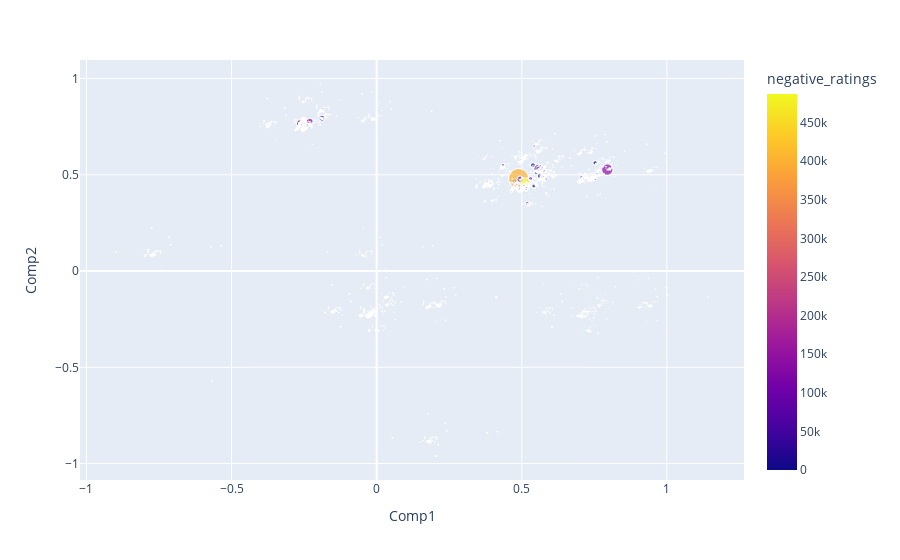

Write notebook code for a chart like this one.
### Markdown cell above
Now that we have two components that contain most information about all other encoded ones we can create a plot.

In this case we can see the distribution of games through the classification space.

If the approach was effective similar games should be in relative proximity of each other.

### Code cell
fig = px.scatter(df, x="Comp1", y="Comp2", size="positive_ratings", color="negative_ratings" , hover_data=['name'])
fig.show()

### Figure 1 — Plotly figure (JSON) as saved in the notebook; plotly's stock layout.template omitted (floating-point values rounded to 4 significant figures; data arrays with more than 128 entries replaced by an {"elided": "..."} marker saying what was removed)
{"data": [{"customdata": {"elided": "27075x1 str values"}, "hoverlabel": {"namelength": 0}, "hovertemplate": "Comp1=%{x}<br>Comp2=%{y}<br>positive_ratings=%{marker.size}<br>name=%{customdata[0]}<br>negative_ratings=%{marker.color}", "legendgroup": "", "marker": {"color": {"elided": "27075 int values"}, "coloraxis": "coloraxis", "size": {"elided": "27075 int values"}, "sizemode": "area", "sizeref": 6611.0, "symbol": "circle"}, "mode": "markers", "name": "", "showlegend": false, "type": "scattergl", "x": {"elided": "27075 float values"}, "xaxis": "x", "y": {"elided": "27075 float values"}, "yaxis": "y"}], "layout": {"coloraxis": {"colorbar": {"title": {"text": "negative_ratings"}}, "colorscale": [[0, "#0d0887"], [0.1111, "#46039f"], [0.2222, "#7201a8"], [0.3333, "#9c179e"], [0.4444, "#bd3786"], [0.5556, "#d8576b"], [0.6667, "#ed7953"], [0.7778, "#fb9f3a"], [0.8889, "#fdca26"], [1, "#f0f921"]]}, "legend": {"itemsizing": "constant", "tracegroupgap": 0}, "margin": {"t": 60}, "xaxis": {"anchor": "y", "domain": [0, 1], "title": {"text": "Comp1"}}, "yaxis": {"anchor": "x", "domain": [0, 1], "title": {"text": "Comp2"}}}}
